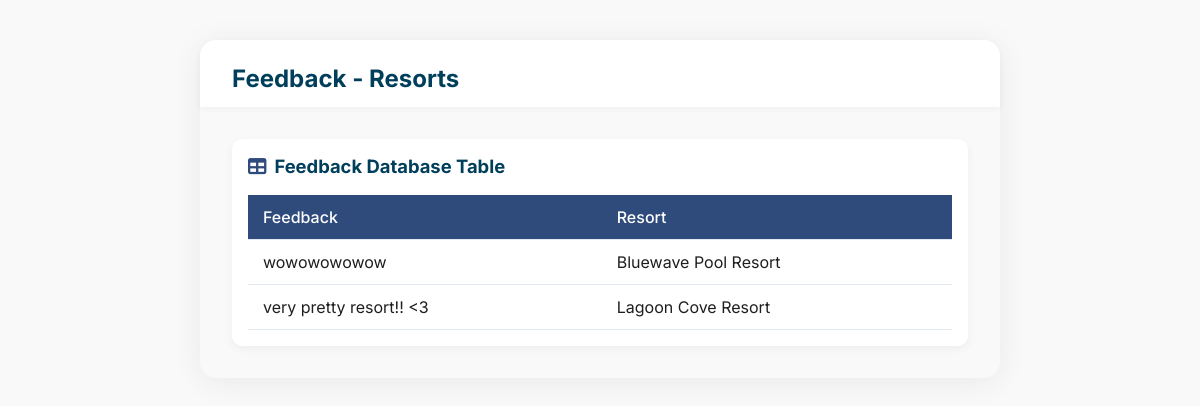
The page /feedback_dashboard on the database its author committed.
### models/models.py (models this page shows)
class Feedback(db.Model):
    __tablename__ = 'feedback'
    id = db.Column(db.Integer, primary_key=True)
    resort_id = db.Column(db.Integer, db.ForeignKey('resorts.id'), nullable=False)
    message = db.Column(db.Text, nullable=False)
    resort = db.relationship('Resort', backref=db.backref('feedbacks', lazy=True))

class Resort(db.Model):
    __tablename__ = 'resorts'
    id = db.Column(db.Integer, primary_key=True)
    slug = db.Column(db.String, unique=True, nullable=False)  # This is resort_id in our design
    name = db.Column(db.String, nullable=False)
    image_url = db.Column(db.String)
    is_pet_friendly = db.Column(db.Integer, default=0)
    description = db.Column(db.Text)
    location = db.Column(db.String)
    google_maps_link = db.Column(db.String)
    amenities = db.Column(db.JSON)
    rooms = db.relationship('Room', backref='resort', lazy=True, cascade='all, delete-orphan')

### app.py (the view)
@app.route('/feedback_dashboard')
def feedbacks_dashboard():
    feedbacks = get_all_feedbacks()
    return render_template('feedback_dashboard.html', feedbacks=feedbacks)

### app.py (called while the page is built)
def get_all_feedbacks():
    feedbacks = db.session.query(
        Feedback.message,
        Resort.name.label('resort_name')
    ).join(Resort, Feedback.resort_id == Resort.id).all()
    feedback_list = [{'message': fb.message, 'resort_name': fb.resort_name} for fb in feedbacks]
    return feedback_list

### templates/feedback_dashboard.html (shortened to what this page needs)
<!DOCTYPE html>
<html lang="en">
<head>
    <link rel="stylesheet" href="https://cdnjs.cloudflare.com/ajax/libs/font-awesome/6.4.0/css/all.min.css">
</head>
<body>
    <div class="main-content">
        <header>
            Feedback - Resorts
        </header>
        <div class="content">
            <div class="feedback-table-container">
                <h2><i class="fas fa-table" style="color:var(--accent);margin-right:8px;"></i>Feedback Database Table</h2>
                <table>
                    <thead>
                        <tr>
                            <th>Feedback</th>
                            <th>Resort</th>
                        </tr>
                    </thead>
                    <tbody>
                        {% if feedbacks and feedbacks|length > 0 %}
                            {% for fb in feedbacks %}
                                <tr>
                                    <td>{{ fb['message'] }}</td>
                                    <td>
                                        {{ fb['resort_name'].replace('-', ' ').replace('poolside', 'Poolside').replace('private', 'Private').replace('pool', 'Pool').title() }}
                                    </td>
                                </tr>
                            {% endfor %}
                        {% else %}
                            <tr>
                                <td colspan="2" class="no-feedback">No feedback yet.</td>
                            </tr>
                        {% endif %}
                    </tbody>
                </table>
            </div>
        </div>
    </div>
</body>
</html>

### templates/feedback_dashboard.html (style rules this page uses)
:root { --primary: #003f5c; --accent: #2f4b7c; --highlight: #a05195; --background: #f9f9f9; --text: #1e1e1e; --white: #ffffff; --lightgray: #e2e8f0; --font: 'Inter', sans-serif; }
* { margin: 0; padding: 0; box-sizing: border-box; }
body { font-family: var(--font); background-color: var(--background); color: var(--text); min-height: 100vh; width: 100vw; overflow-x: hidden; }
.main-content { max-width: 800px; margin: 40px auto 0 auto; background: var(--background); box-shadow: 0 4px 32px rgba(0,0,0,0.07); border-radius: 16px; min-height: 40vh; display: flex; flex-direction: column; }
header { background: white; padding: 24px 32px 14px 32px; border-radius: 16px 16px 0 0; box-shadow: 0 2px 6px rgba(0,0,0,0.04); font-size: 1.5rem; color: var(--primary); font-weight: 700; margin-bottom: 0; }
.content { padding: 32px; flex: 1; display: flex; flex-direction: column; align-items: stretch; width: 100%; }
.feedback-table-container { background: white; border-radius: 10px; padding: 16px; box-shadow: 0 3px 10px rgba(0,0,0,0.05); }
.feedback-table-container h2 { color: var(--primary); margin-bottom: 18px; font-size: 1.15rem; }
table { width: 100%; border-collapse: collapse; min-width: 300px; font-size: 1rem; background: white; }
th, td { padding: 12px 15px; text-align: left; border-bottom: 1px solid var(--lightgray); }
th { background: var(--accent); color: white; font-weight: 500; }

### rows shown on the page
Feedback: message "wowowowowow", resort_name.replace "Bluewave Pool Resort"
Feedback: message "very pretty resort!! <3", resort_name.replace "Lagoon Cove Resort"
